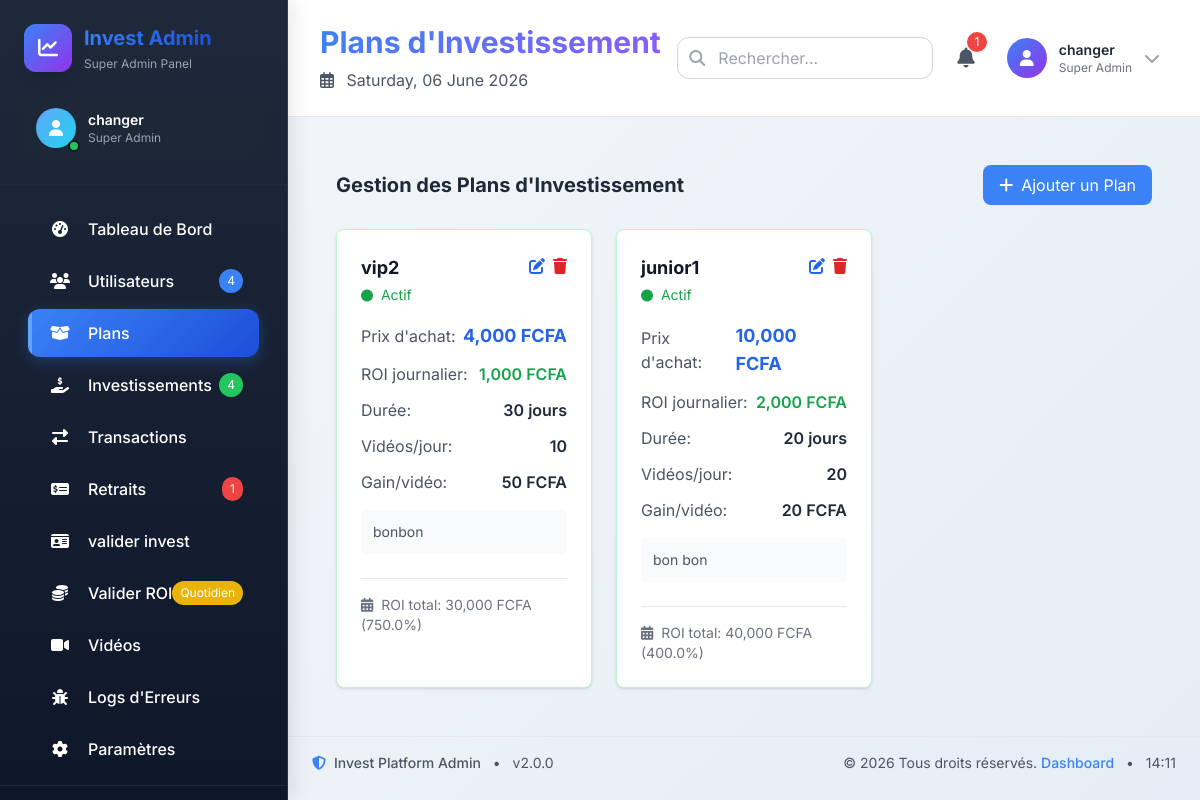
/test/admin/admin.php?page=plans (signed in), run on the app's committed database.
### tables this page shows
CREATE TABLE `plans` (
  `id` int UNSIGNED NOT NULL,
  `nom` varchar(100) NOT NULL,
  `prix` decimal(18,2) NOT NULL,
  `roi_journalier` decimal(18,2) NOT NULL,
  `duree_jours` int UNSIGNED NOT NULL,
  `videos_par_jour` int UNSIGNED NOT NULL DEFAULT '0',
  `gain_par_video` decimal(18,2) NOT NULL DEFAULT '0.00',
  `actif` tinyint(1) NOT NULL DEFAULT '1',
  `description` text,
  `image` varchar(500) DEFAULT NULL,
  `created_at` datetime NOT NULL DEFAULT CURRENT_TIMESTAMP,
  `updated_at` datetime NOT NULL DEFAULT CURRENT_TIMESTAMP ON UPDATE CURRENT_TIMESTAMP
);

### test/admin/pages/plans.php (the view, shortened to what this page needs)
<?php
$plans = $pdo->query("SELECT * FROM plans ORDER BY prix")->fetchAll();
?>
<div class="p-6">
    <div class="flex justify-between items-center mb-6">
        <h3 class="text-xl font-bold">Gestion des Plans d'Investissement</h3>
        <button onclick="openAddPlanModal()" class="px-4 py-2 bg-blue-500 text-white rounded-lg hover:bg-blue-600">
            <i class="fas fa-plus mr-2"></i>Ajouter un Plan
        </button>
    </div>
    <div class="grid grid-cols-1 md:grid-cols-2 lg:grid-cols-3 gap-6">
        <?php foreach($plans as $plan): ?>
            <div class="bg-white rounded-lg shadow overflow-hidden border <?= $plan['actif'] ? 'border-green-200' : 'border-red-200' ?>">
                <div class="p-6">
                    <div class="flex justify-between items-start mb-4">
                        <div>
                            <h4 class="text-lg font-bold text-gray-900"><?= htmlspecialchars($plan['nom']) ?></h4>
                            <span class="text-sm <?= $plan['actif'] ? 'text-green-600' : 'text-red-600' ?>">
                                <i class="fas fa-circle text-xs mr-1"></i>
                                <?= $plan['actif'] ? 'Actif' : 'Inactif' ?>
                            </span>
                        </div>
                        <div class="flex space-x-2">
                            <button onclick="openEditPlanModal(<?= $plan['id'] ?>)"
                                    class="text-blue-600 hover:text-blue-900" title="Modifier">
                                <i class="fas fa-edit"></i>
                            </button>
                            <a href="?page=plans&delete=<?= $plan['id'] ?>"
                               onclick="return confirm('Supprimer ce plan ?')"
                               class="text-red-600 hover:text-red-900" title="Supprimer">
                                <i class="fas fa-trash"></i>
                            </a>
                        </div>
                    </div>
                    <div class="space-y-3">
                        <div class="flex justify-between items-center">
                            <span class="text-gray-600">Prix d'achat:</span>
                            <span class="text-lg font-bold text-blue-600">
                                <?= number_format($plan['prix'], 0) ?> FCFA
                            </span>
                        </div>
                        <div class="flex justify-between items-center">
                            <span class="text-gray-600">ROI journalier:</span>
                            <span class="font-semibold text-green-600">
                                <?= number_format($plan['roi_journalier'], 0) ?> FCFA
                            </span>
                        </div>
                        <div class="flex justify-between items-center">
                            <span class="text-gray-600">Durée:</span>
                            <span class="font-semibold"><?= $plan['duree_jours'] ?> jours</span>
                        </div>
                        <div class="flex justify-between items-center">
                            <span class="text-gray-600">Vidéos/jour:</span>
                            <span class="font-semibold"><?= $plan['videos_par_jour'] ?></span>
                        </div>
                        <div class="flex justify-between items-center">
                            <span class="text-gray-600">Gain/vidéo:</span>
                            <span class="font-semibold"><?= number_format($plan['gain_par_video'], 0) ?> FCFA</span>
                        </div>
                    </div>
                    <?php if($plan['description']): ?>
                    <div class="mt-4 p-3 bg-gray-50 rounded">
                        <p class="text-sm text-gray-600"><?= htmlspecialchars($plan['description']) ?></p>
                    </div>
                    <?php endif; ?>
                    <div class="mt-6 pt-4 border-t">
                        <div class="text-sm text-gray-500">
                            <i class="fas fa-calendar-alt mr-1"></i>
                            ROI total: <?= number_format($plan['roi_journalier'] * $plan['duree_jours'], 0) ?> FCFA
                            (<?= number_format(($plan['roi_journalier'] * $plan['duree_jours'] / $plan['prix']) * 100, 1) ?>%)
                        </div>
                    </div>
                </div>
            </div>
        <?php endforeach; ?>
    </div>
</div>

### test/admin/admin.php (style rules this page uses)
body { font-family: 'Inter', sans-serif; background: linear-gradient(135deg, #f5f7fa 0%, #e4edf5 100%); min-height: 100vh; }

### data on the page
plans: nom "vip2", actif "Actif", prix "4,000", roi_journalier "1,000", duree_jours "30", videos_par_jour "10", gain_par_video "50", description "bonbon", $plan['roi_journalier'] * $plan['duree_jours'] "30,000", ($plan['roi_journalier'] * $plan['duree_jours'] / $plan['prix']) * 100 "750.0"
plans: nom "junior1", actif "Actif", prix "10,000", roi_journalier "2,000", duree_jours "20", videos_par_jour "20", gain_par_video "20", description "bon bon", $plan['roi_journalier'] * $plan['duree_jours'] "40,000", ($plan['roi_journalier'] * $plan['duree_jours'] / $plan['prix']) * 100 "400.0"

### other printed values
$_SESSION['admin_username'] "changer"
$stats['total_users'] "4"
$stats['total_investments'] "4"
$stats['pending_withdrawals'] "1"
$page_titles[$current_page] "Plans d'Investissement"
